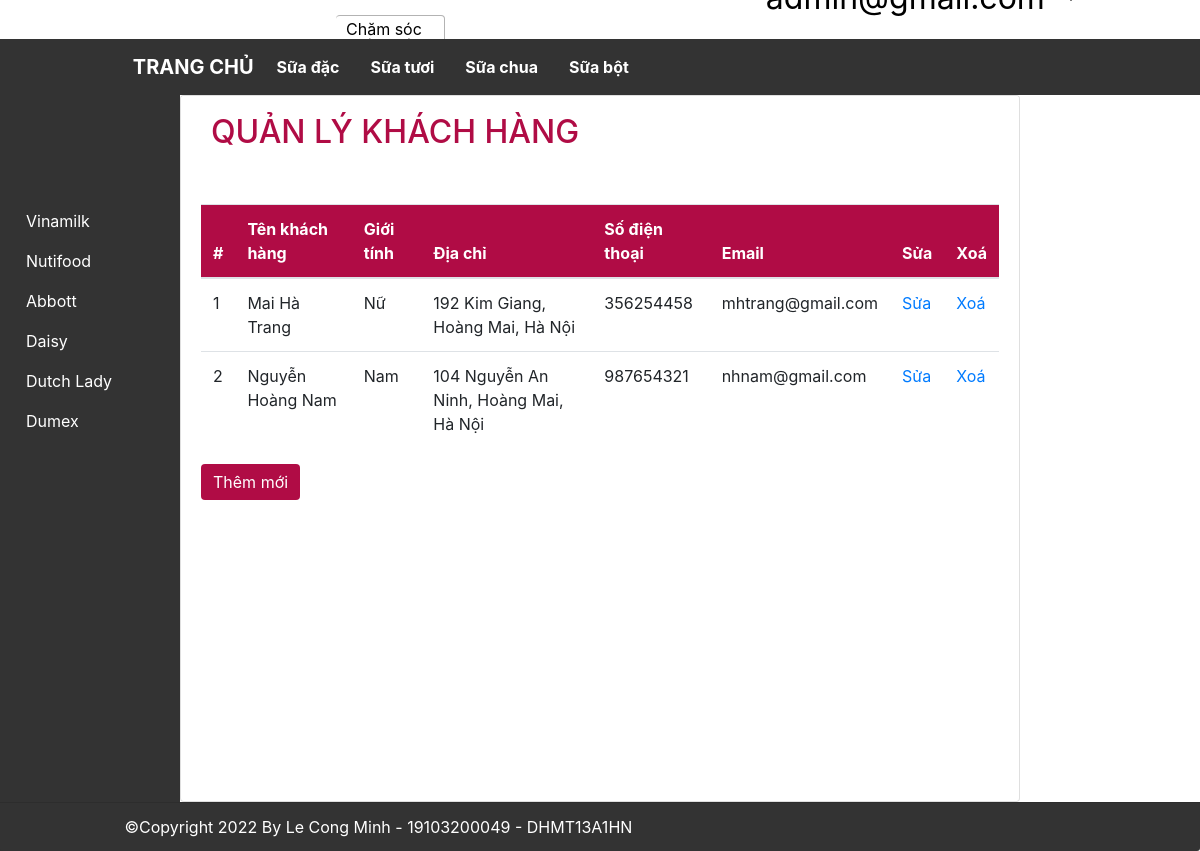
The app's page /index.php?action=index_cu (signed in), older data.
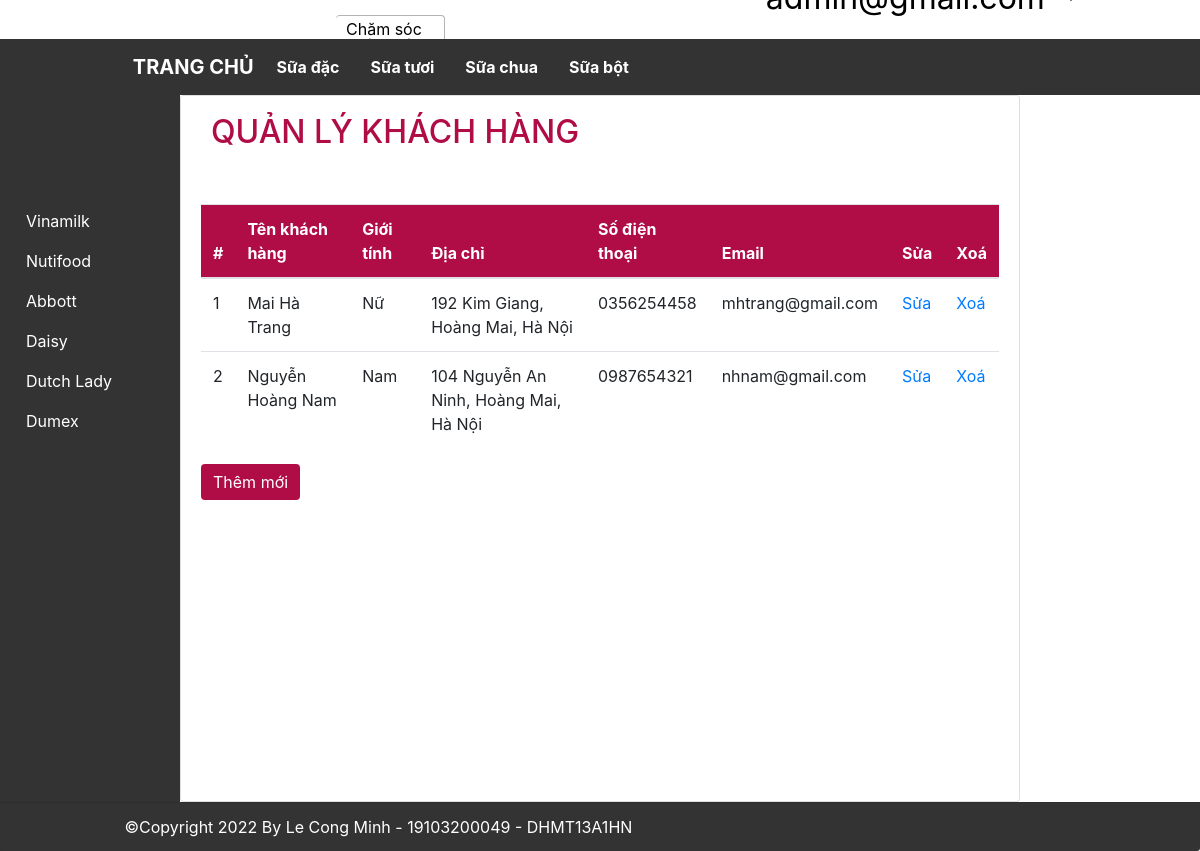
The same page, newer data.
### tables this page shows
CREATE TABLE `categories` (
  `category_id` INT(5) NOT NULL AUTO_INCREMENT,
  `category_name` VARCHAR(50) NULL COLLATE 'utf8mb4_unicode_ci',
  PRIMARY KEY (`category_id`))
COLLATE='utf8mb4_unicode_ci';

CREATE TABLE `brands` (
  `brand_id` INT(5) NOT NULL AUTO_INCREMENT,
  `brand_name` VARCHAR(50) NULL COLLATE 'utf8mb4_unicode_ci',
  PRIMARY KEY (`brand_id`))
COLLATE='utf8mb4_unicode_ci';

CREATE TABLE `customers` (
  `customer_id` INT(5) NOT NULL AUTO_INCREMENT,
  `customer_name` VARCHAR(50) NULL COLLATE 'utf8mb4_unicode_ci',
  `gender` INT(1) NOT NULL DEFAULT 0,
  `address` VARCHAR(200) NULL COLLATE 'utf8mb4_unicode_ci',
  `phone` VARCHAR(15) NULL,
  `email` VARCHAR(100) NULL,
  PRIMARY KEY (`customer_id`))
COLLATE='utf8mb4_unicode_ci';

### models/Connect.php (called while the page is built, shortened)
<?php
class Connect
{
    private $host = 'localhost';
    private $user = 'root';
    private $pass = '';
    private $database = 'ql_ban_sua';
    public function connectDB()
    {
        $connect = mysqli_connect($this->host, $this->user, $this->pass, $this->database);
        mysqli_set_charset($connect, 'utf8');
        return $connect;
    }
    public function excuteQuery($sql)
    {
        $connect = $this->connectDB();
        $result = mysqli_query($connect, $sql);
        return $result;
    }
}

### models/Category.php (called while the page is built, shortened)
<?php
require_once 'models/Connect.php';
require 'models/CategoryObject.php';
class Category
{
    public function all()
    {
        $sql = "select * from categories";
        $result = (new Connect())->excuteQuery($sql);
        $arr = [];
        foreach ($result as $each) {
            $object = new CategoryObject($each);
            $arr[] = $object;
        }
        return $arr;
    }
}

### models/CategoryObject.php (called while the page is built, shortened)
<?php
class CategoryObject
{
    private int $categoryId;
    private string $categoryName;
    public function getCategoryId()
    {
        return $this->categoryId;
    }
    public function getCategoryName()
    {
        return $this->categoryName;
    }
    public function __construct($each)
    {
        $this->categoryId = $each['category_id'] ?? -1;
        $this->categoryName = $each['category_name'];
    }
}

### models/Brand.php (called while the page is built, shortened)
<?php
require_once 'models/Connect.php';
require 'models/BrandObject.php';
class Brand
{
    public function all()
    {
        $sql = "select * from brands";
        $result = (new Connect())->excuteQuery($sql);
        $arr = [];
        foreach ($result as $each) {
            $object = new BrandObject($each);
            $arr[] = $object;
        }
        return $arr;
    }
}

### models/BrandObject.php (called while the page is built, shortened)
<?php
class BrandObject
{
    private int $brandId;
    private string $brandName;
    public function getBrandId()
    {
        return $this->brandId;
    }
    public function getBrandName()
    {
        return $this->brandName;
    }
    public function __construct($each)
    {
        $this->brandId = $each['brand_id'] ?? -1;
        $this->brandName = $each['brand_name'];
    }
}

### models/Customer.php (called while the page is built, shortened)
<?php
require_once 'models/Connect.php';
require 'models/CustomerObject.php';
class Customer
{
    public function all()
    {
        $sql = "select * from customers";
        $result = (new Connect())->excuteQuery($sql);
        $arr = [];
        foreach ($result as $each) {
            $object = new CustomerObject($each);
            $arr[] = $object;
        }
        return $arr;
    }
}

### models/CustomerObject.php (called while the page is built, shortened)
<?php
class CustomerObject
{
    private int $customerId;
    private string $customerName;
    private int $gender;
    private string $address;
    private string $phone;
    private string $email;
    public function getCustomerId()
    {
        return $this->customerId;
    }
    public function getCustomerName()
    {
        return $this->customerName;
    }
    public function showGender()
    {
        return $this->gender === 0 ? "Nam" : "Nữ";
    }
    public function getAddress()
    {
        return $this->address;
    }
    public function getPhone()
    {
        return $this->phone;
    }
    public function getEmail()
    {
        return $this->email;
    }
    public function __construct($each)
    {
        $this->customerId = $each['customer_id'] ?? -1;
        $this->customerName = $each['customer_name'];
        $this->gender = $each['gender'] ?? 0;
        $this->address = $each['address'];
        $this->phone = $each['phone'];
        $this->email = $each['email'];
    }
}

### views/customer/index.php (the view, shortened to what this page needs)
<div class="container-fluid">
    <div class="card">
        <div class="card-header">
            <h2>Quản lý khách hàng</h2>
        </div>
        <div class="card-body">
            <table class="table table-hover">
                <thead>
                    <tr>
                        <th>#</th>
                        <th>Tên khách hàng</th>
                        <th>Giới tính</th>
                        <th>Địa chỉ</th>
                        <th>Số điện thoại</th>
                        <th>Email</th>
                        <th>Sửa</th>
                        <th>Xoá</th>
                    </tr>
                </thead>
                <tbody>
                    <?php
                    $i = 1;
                    foreach ($arr as $each) : ?>
                        <tr>
                            <td><?php echo $i++; ?></td>
                            <td><?php echo $each->getCustomerName(); ?></td>
                            <td><?php echo $each->showGender(); ?></td>
                            <td><?php echo $each->getAddress(); ?></td>
                            <td><?php echo $each->getPhone(); ?></td>
                            <td><?php echo $each->getEmail(); ?></td>
                            <td>
                                <a href="index.php?action=edit_cu&id=<?php echo $each->getCustomerId(); ?>">Sửa</a>
                            </td>
                            <td>
                                <a onclick="return Del('<?php echo $each->getCustomerName(); ?>')" href="index.php?action=delete_cu&id=<?php echo $each->getCustomerId(); ?>">Xoá</a>
                            </td>
                        <?php endforeach ?>
                </tbody>
            </table>
            <a class='btn btn-primary' href="index.php?action=create_cu">Thêm mới</a>
        </div>
    </div>
</div>

### index.php (shortened to what this page needs)
<!DOCTYPE html>
<html lang="en">
<head>
    <link rel="stylesheet" href="https://cdn.jsdelivr.net/npm/bootstrap@4.6.1/dist/css/bootstrap.min.css">
    <link rel="stylesheet" href="https://cdnjs.cloudflare.com/ajax/libs/font-awesome/5.15.4/css/all.min.css">
    <link rel="stylesheet" href="css/index.css">
</head>
<body>
    <section class="wrapper">
        <header>
            <?php require_once 'views/Header.php'; ?>
        </header>
        <section class="body">
            <aside><?php require_once 'views/Navbar.php'; ?></aside>
            <article>
                <?php
                require_once 'route.php';
                ?>
            </article>
            <aside></aside>
        </section>
        <footer>
            <div class="card-footer text-muted">
                <?php require_once 'views/Footer.php'; ?>
            </div>
        </footer>
    </section>
</body>
</html>

### views/Header.php (shortened to what this page needs)
<?php
require_once 'models/Category.php';
$categoryArr = (new Category())->all();
$brand = $_GET['brand'] ?? '';
$user = isset($_SESSION['email']) ?  $_SESSION['email'] : [];
?>
<div class="user_option_box">
    <div class="logo">
        <a href="index.php"><img src="https://media.bibomart.com.vn/media/logo/stores/1/logo-bbm.jpg.jpg" alt=""></a>
        <div class="change-area">
            <a class="ct-area">
                <span>Chăm sóc</br>khách hàng</span>
            </a>
        </div>
    </div>
    <a class="account">
        <?php if (isset($user['email'])) { ?>
            <li class="dropdown">
                <a href="#" class="dropdown-toggle" data-toggle="dropdown"><img src="https://hasaki.vn/images/graphics/icon_header_2.svg" alt=""><?php echo $user['email']; ?> <b class="caret"></b></a>
            </li>
        <?php } else { ?>
            <a href="index.php?action=login" class="account-link"><img src="https://hasaki.vn/images/graphics/icon_header_2.svg" alt=""><button type="submit" name="sbm" class="btn btn-login btn-primary">Đăng nhập</button><b class="caret"></b></a>
        <?php } ?>
    </a>
</div>
<nav id="navbar_top" class="navbar navbar-expand-sm navbar-dark" style="background-color: #333; z-index: 100;">
    <div class="nav-container">
        <a class="navbar-brand" href="index.php">TRANG CHỦ</a>
        <div class="collapse navbar-collapse" id="collapsibleNavId">
            <ul class="navbar-nav mr-auto mt-2 mt-lg-0">
                <?php foreach ($categoryArr as $each) : ?>
                    <li class="nav-item active">
                        <a class="nav-link" href="<?php echo "?category=" . $each->getCategoryId() . ($brand ? "&brand=$brand" : ""); ?>"><?php echo $each->getCategoryName(); ?></a>
                    </li>
                <?php endforeach; ?>
            </ul>
        </div>
    </div>
</nav>

### views/Navbar.php
<?php
require_once 'models/Brand.php';
$BrandArr = (new Brand())->all();
$category = $_GET['category'] ?? '';
?>
<ul class="nav-ul" id="nav-left">
    <?php foreach ($BrandArr as $each) : ?>
        <li class="nav-li">
            <div class="nav-box">
                <a class="nav-link" href="?<?php echo ($category ? "category=$category&" : "") . "brand=" . $each->getBrandId(); ?>"><?php echo $each->getBrandName(); ?></a>
            </div>
        </li>
    <?php endforeach; ?>
</ul>

### route.php (shortened to what this page needs)
<?php
require_once 'controllers/CustomerController.php';
$action = $_GET['action'] ?? 'home';
switch ($action) {
    case 'index_cu':
    case 'create_cu':
    case 'store_cu':
    case 'edit_cu':
    case 'update_cu':
    case 'delete_cu':
        (new CustomerController())->check(substr($action, 0, -3));
        break;
}

### controllers/CustomerController.php (shortened to what this page needs)
<?php
require_once 'models/Customer.php';
class CustomerController
{
    public function index()
    {
        $arr = (new Customer())->all();
        require_once 'views/customer/index.php';
    }
    public function check($action)
    {
        if (isset($_SESSION['email']))
            $this->$action();
        else
            header('location: views/404.php');
    }
}

### views/Footer.php
<div class="text-footer">
    &copy;Copyright 2022 By Le Cong Minh - 19103200049 - DHMT13A1HN
</div>

### css/index.css (style rules this page uses)
:root { --main-color: #b00c45; }
.logo>a { width: 20%; }
header, aside, article, footer { float: left; box-sizing: border-box; }
.card-body { min-height: 77.1vh; }
header, footer { width: 100%; }
header { background-color: #fff; }
.body { width: 100%; height: 20px; }
.body aside { width: 15%; min-height: 1px; }
.body article { width: 70%; min-height: 300px; }
a.dropdown-toggle { position: absolute; top: -65px; right: 10%; text-align: right; color: #000; font-size: xx-large; text-decoration: none; }
.logo, .logo:hover { padding-left: 10%; padding-top: 10px; text-decoration: none; display: flex; }
.card-header { background-color: #fff; text-align: left; position: relative; border: 0; padding-bottom: 20px; }
.card-footer { background-color: #333; }
.text-footer { color: #fff; text-align: left; padding-left: 9%; }
#title, h2 { font-weight: 500; display: inline-block; color: var(--main-color); padding: 5px 0; padding-left: 10px; text-transform: uppercase; }
div.container-fluid { padding: 0; }
div.change-area { margin: 5px 5px 0 10px; position: relative; cursor: pointer; width: 200px; }
a.ct-area, a.ct-area:hover { margin-left: -10px; position: absolute; border-radius: 4px; padding: 5px 10px; color: black; text-decoration: none; border: rgb(179, 179, 179) thin solid; height: fit-content; border-left: none; }
a.ct-area span { display: block; position: relative; line-height: 1; }
thead { background-color: var(--main-color); color: #fff; }
.btn-primary, .btn-primary:hover { background-color: var(--main-color); border: var(--main-color); }
.dropdown { list-style-type: none }
.nav-container { width: 80%; margin: 0 auto; display: flex; }
.navbar-brand, .active { font-weight: bold; margin-right: 15px; }
.nav-li { list-style-type: none; z-index: 1000; }
.nav-box { border: none; }
.nav-link, .nav-link:hover { color: #fff; }
.nav-ul { margin: 10px 0 0 0; padding-bottom: 50px; padding-left: 10px; height: 100vh; background-color: #333; position: fixed; width: 15%; left: 0; bottom: 0; z-index: -1; padding-top: 150px; }

Row changes from the older to the newer data that the page shows:
changed customers "Mai Hà Trang": phone "356254458" → "0356254458"
changed customers "Nguyễn Hoàng Nam": phone "987654321" → "0987654321"
